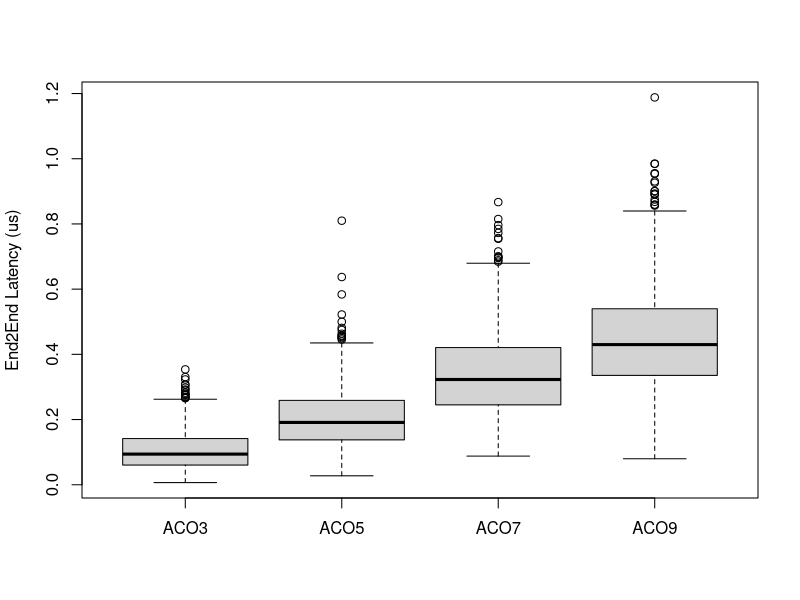
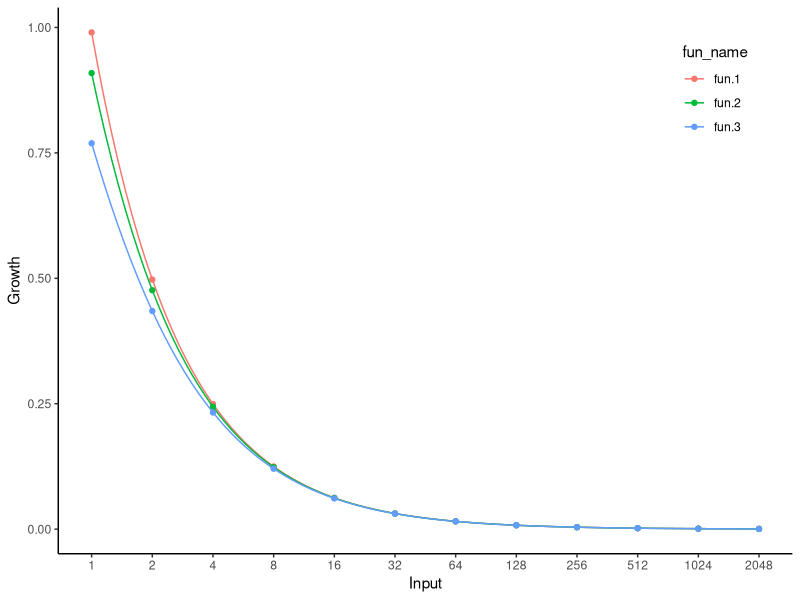
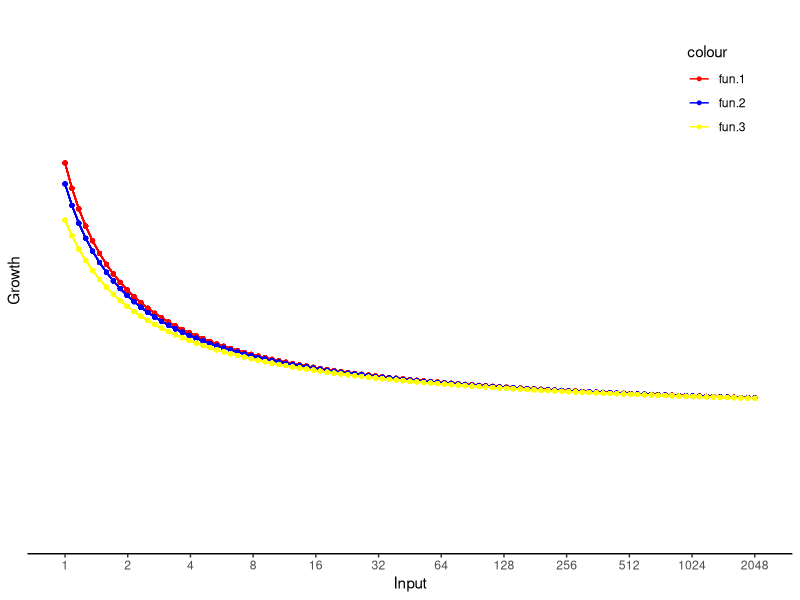
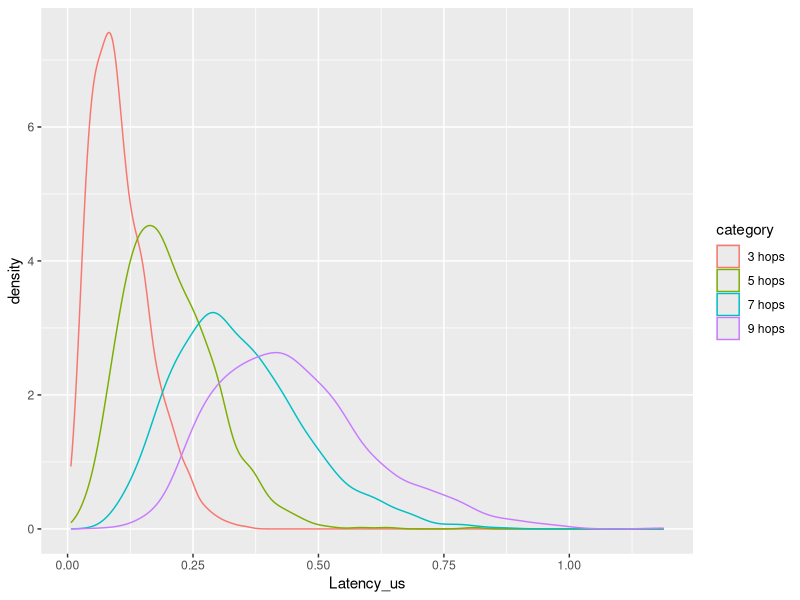

These charts were generated, in order, by the following R code:
# IPoWDM traffic simulator example



# We assume a horseshoe ring with N Access COs connected to 2 Regional COs Naco.

Naco = 7; 

simulateE2Edelay <- function(Naco) {
  
  Peakmax = 100; Peakmin = Peakmax/4; 
  
  nexp = 1e3
  tt = matrix(NA,nrow=nexp,ncol=Naco)
  for (kk in c(1:nrow(tt))) {
    Peak_traff = runif(ncol(tt), Peakmin, Peakmax)
    Peak_sd = runif(ncol(tt), 0.3, 0.7)
    #traff_aco = NA*rep(1,Naco);
    for (ii in c(1:ncol(tt))) {
      tt[kk,ii] = rnorm(1,Peak_traff[ii],Peak_sd[ii])
    }
    #tt[kk] = sum(traff_aco/2)  
    
  }
  
  print(summary(tt))
  
  
  rho = cumsum(tt[1,]/2)/400
  
  EX = 8*1500/400e9
  
  
  ss_delay_ring = NA*c(1:nexp)
  for (kk in c(1:nexp)) {
    sim_delay = NA*rho;
    for (jj in c(1:length(rho))) {
      sim_delay[jj] = rexp(1,rate = (1-rho[jj])/EX)
    }
    ss_delay_ring[kk] = sum(sim_delay)
  }
  
  return(ss_delay_ring)
  
}



simulateE2Edelay(3)


data <- data.frame(ACO3 = simulateE2Edelay(3)*1e6, 
                   ACO5 = simulateE2Edelay(5)*1e6, 
                   ACO7 = simulateE2Edelay(7)*1e6,
                   ACO9 = simulateE2Edelay(9)*1e6)
                    
                    
boxplot(data,ylab = "End2End Latency (us)","title = Horshoe Access Ring")


  
library(ggplot2)
library(dplyr)
#> 
#> Attaching package: 'dplyr'
#> The following objects are masked from 'package:stats':
#> 
#>     filter, lag
#> The following objects are masked from 'package:base':
#> 
#>     intersect, setdiff, setequal, union

xs = c(1, 2, 4, 8, 16, 32, 64, 128, 256, 512, 1024, 2048)

fun.1 <- function(x) { 1 / ( 0.01 + x) }
fun.2 <- function(x) { 1 / ( 0.1 + x) }
fun.3 <- function(x) { 1 / ( 0.3 + x) }

ggplot(data.frame(x = xs), aes(x=x)) + 
  lapply(1:3, function(i) {
    fun_name <- paste0("fun.", i)
    fun <- get(fun_name)
    line <- geom_function(fun = fun,
                          aes(colour = fun_name))
    points <- geom_point(aes(y = fun(xs), colour = fun_name))
    list(line, points)
  }) +
  scale_x_log10(breaks = xs, name = "Input") +
  scale_y_continuous(name = "Growth") +
  theme_classic() +
  theme(
    legend.position = c(.95, .95),
    legend.justification = c("right", "top"),
    legend.box.just = "right",
    legend.margin = margin(6, 6, 6, 6)
  )


base <- ggplot(data.frame(x = xs), aes(x=as.factor(x)))
#Plot 2
base + theme_classic() +
  theme(
    legend.position = c(.95, .95),
    legend.justification = c("right", "top"),
    legend.box.just = "right",
    legend.margin = margin(6, 6, 6, 6)
  ) +
  stat_function(fun = fun.1, aes(colour = "fun.1"),geom = 'point',size=1) + 
  stat_function(fun = fun.1, aes(colour = "fun.1"),geom = 'line') + 
  stat_function(fun = fun.2, aes(colour = "fun.2"),geom='point',size=1) +
  stat_function(fun = fun.2, aes(colour = "fun.2"),geom = 'line') +
  stat_function(fun = fun.3, aes(colour = "fun.3"),geom = 'point',size=1) +
  stat_function(fun = fun.3, aes(colour = "fun.3"),geom = 'line') +
  scale_x_discrete(name = "Input",
                   breaks = xs) +
  scale_y_discrete(name = "Growth")+
  scale_color_manual(values = c('red','blue','yellow'))





# set seed
set.seed(1234)

# create dataframe
df <- data.frame(category=factor(rep(c("3 hops", "5 hops", "7 hops", "9 hops"), each=nrow(data))),
                 Latency_us=c(data$ACO3,data$ACO5,data$ACO7,data$ACO9))

# load library ggplot2 package

library(ggplot2)




# Basic density plot with custom color
ggplot(df, aes(x=Latency_us, color=category)) + 
  
  # color property for changing color of plot
  # geom_density() function plots the density plot
  geom_density()
